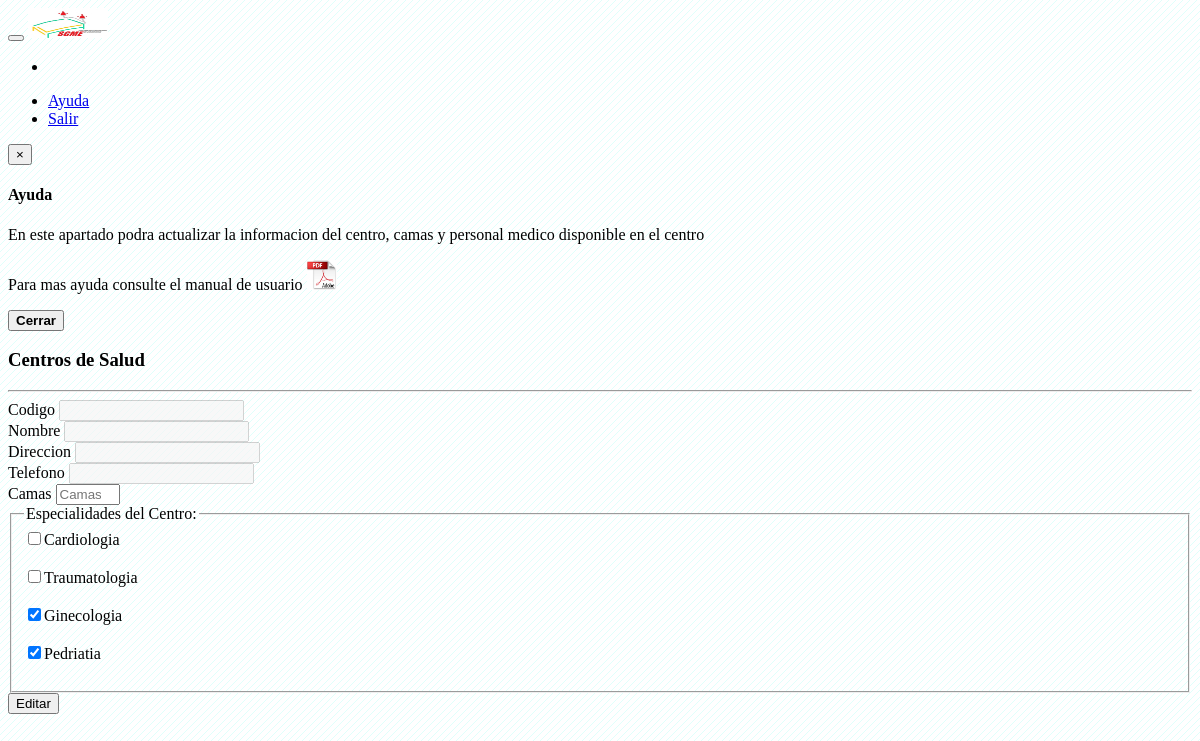
The app's page /vistas/gestion/gestion_actualiza_centro.php, older data.
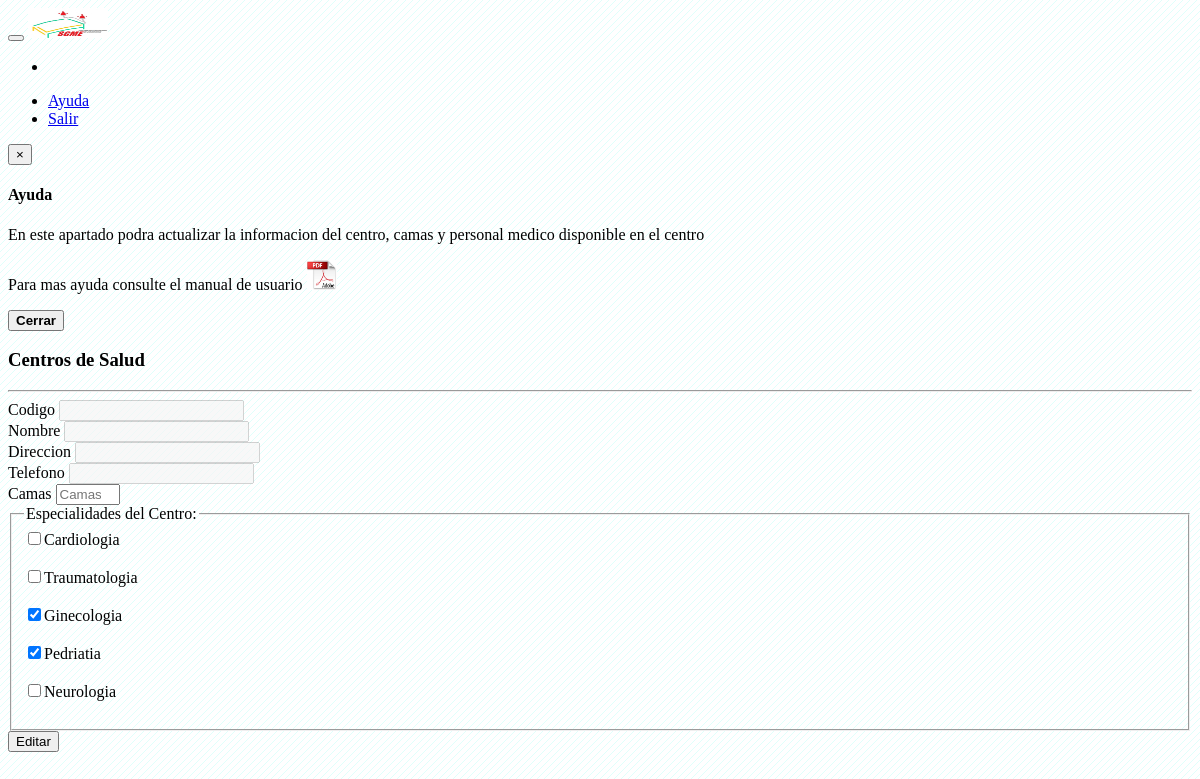
The same page, newer data.
### tables this page shows
CREATE TABLE IF NOT EXISTS `especialidades` (
  `id` int(11) NOT NULL AUTO_INCREMENT,
  `codigo` varchar(5) NOT NULL,
  `nombre` varchar(100) NOT NULL,
  `status` int(11) NOT NULL DEFAULT '1',
  `observacion` varchar(255) NOT NULL,
  PRIMARY KEY (`id`)
);

### clases/Conexion.php (called while the page is built, shortened)
<?php
    class Conexion{
        public function __construct(){
            $this->bd = "sgmdb";
        }
        public function consultaRetorno($sql)
        {
            $consulta = mysql_query($sql) or die($sql."<br/><br/>".mysql_error());
            return $consulta;
        }
    }
?>

### modulos/ControladorEspecialidades.php (called while the page is built, shortened)
<?php
    include_once("clases/Centro.php");
    include_once("clases/Especialidad.php");
    class controladorEspecialidades{
        private $especialidad;
        public function __construct(){
            $this->especialidad = new Especialidad();
        }
        public function index(){
            $resultado = $this->especialidad->listar();
            return $resultado;
        }
    }
?>

### clases/Especialidad.php (called while the page is built, shortened)
<?php
    include_once('Conexion.php');
    class Especialidad{
        private $con;
        public function __construct(){
            $this->con = new Conexion();
        }
        public function listar(){
            $sql = "SELECT * FROM especialidades";
            $resultado = $this->con->consultaRetorno($sql);
            return $resultado;
        }
    }
?>

### modulos/ControladorCentros.php (called while the page is built, shortened)
<?php
    include_once("clases/Centro.php");
    class controladorCentros{
        private $centro;
        public function __construct(){
            $this->centro = new Centro();
        }
        public function ver($id){
            $this->centro->set("id", $id);
            $datos = $this->centro->ver();
            return $datos;
        }
        public function ver_especialidad_check($centros_id, $especialidades_id){
            $this->centro->set("centros_id", $centros_id);
            $this->centro->set("especialidades_id", $especialidades_id);
            $resultado = $this->centro->ver_especialidad_check();
            return $resultado;
        }
        public function buscarCentro($id){
            $this->centro->set("id", $id);
            $datos = $this->centro->buscarCentro();
            return $datos;
        }
    }
?>

### clases/Centro.php (called while the page is built, shortened)
    <?php
    include_once('Conexion.php');
    class Centro{
        private $id;
        private $con;
        public function __construct(){
            $this->con = new Conexion();
        }
        public function ver(){
            $sql = "SELECT * FROM centros WHERE id = '{$this->id}' LIMIT 1";
            $resultado = $this->con->consultaRetorno($sql);
            $row = mysql_fetch_assoc($resultado);
            $this->id = $row['id'];
            return $row;
        }
        public function ver_especialidad_check(){
            $sql = "SELECT count(*) as contador FROM centros_especialidades ce WHERE ce.centros_id='{$this->centros_id}' AND ce.especialidades_id='{$this->especialidades_id}'";
            $resultado = $this->con->consultaRetorno($sql);
            $row = mysql_fetch_assoc($resultado);
            return $row;
        }
        public function buscarCentro(){
            $sql = "SELECT centro_id FROM recepcionistas_centros WHERE usuario_id = '{$this->id}' LIMIT 1";
            $resultado = $this->con->consultaRetorno($sql);
            $row = mysql_fetch_assoc($resultado);
            $centro_id=$row['centro_id'];
            return $centro_id;
        }
    }
?>

### vistas/gestion/gestion_actualiza_centro.php (the view, shortened to what the changed rows need)
<?php
	$controladorCentros = new controladorCentros();
    $centro_id = $controladorCentros->buscarCentro($_SESSION['id']);
	$row_centro = $controladorCentros->ver($centro_id);
	$controladorEspecialidades = new controladorEspecialidades();
	$resultadoEspecialidades = $controladorEspecialidades->index();
?>
<div class="row-fluid">
	<div class="container">
		<form action="" method="POST">
		    <div class="form-group">
			<fieldset>
				<legend>Especialidades del Centro:</legend>
				<?php
				    while($row_especialidad = mysql_fetch_array($resultadoEspecialidades)){
				    	$row_check = $controladorCentros->ver_especialidad_check($row_centro['id'], $row_especialidad['id']);
						if ($row_check['contador']>0){$checheado="checked";}else{$checheado="";}
				?>
					<input type="checkbox" name="especialidades[]" id="especialidades" <?php echo $checheado; ?> value="<?php echo $row_especialidad['id']; ?>"><?php echo $row_especialidad['nombre']; ?>
					<br><br>
				<?php } ?>
			</fieldset>
			<input class="btn btn-default btn-success" role="button" type="submit" name="editar" value="Editar">
		</form>
	</div>
</div>

Row changes from the older to the newer data that the page shows:
added especialidades: nombre "Neurologia"
